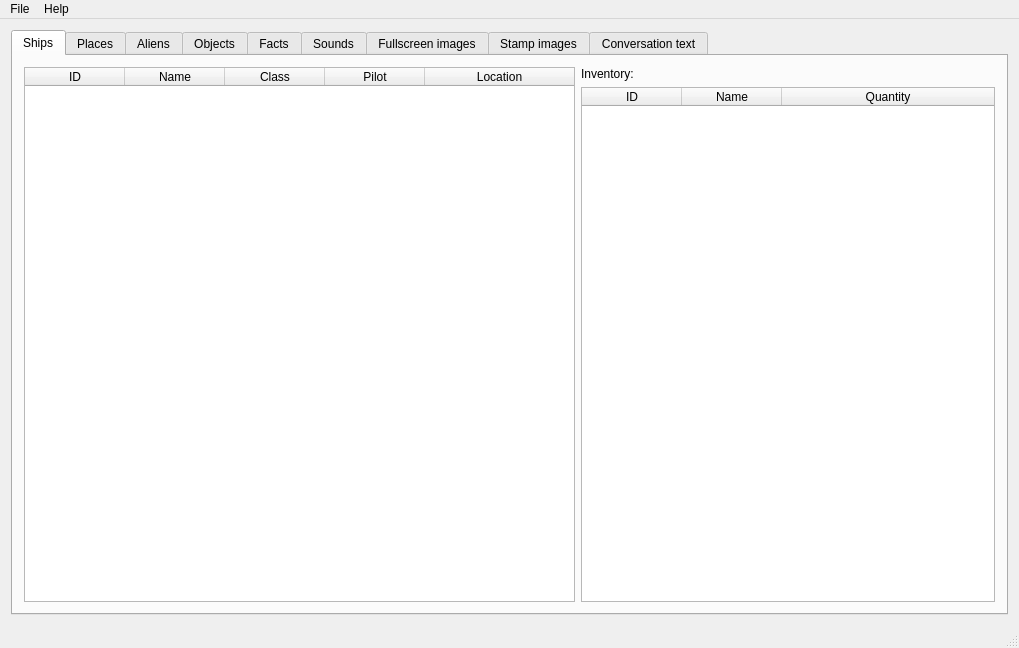
<?xml version="1.0" encoding="UTF-8"?>
<ui version="4.0">
 <class>MainWindow</class>
 <widget class="QMainWindow" name="MainWindow">
  <property name="geometry">
   <rect>
    <x>0</x>
    <y>0</y>
    <width>1019</width>
    <height>648</height>
   </rect>
  </property>
  <property name="windowTitle">
   <string>Nomad Resource Explorer</string>
  </property>
  <widget class="QWidget" name="centralWidget">
   <layout class="QGridLayout" name="gridLayout_2">
    <item row="0" column="0">
     <widget class="QTabWidget" name="m_tabs">
      <property name="currentIndex">
       <number>0</number>
      </property>
      <widget class="QWidget" name="m_tabShips">
       <attribute name="title">
        <string>Ships</string>
       </attribute>
       <layout class="QGridLayout" name="gridLayout" columnstretch="4,3">
        <item row="1" column="1">
         <widget class="QTableWidget" name="m_shipInventoryTable">
          <property name="selectionMode">
           <enum>QAbstractItemView::NoSelection</enum>
          </property>
          <property name="selectionBehavior">
           <enum>QAbstractItemView::SelectRows</enum>
          </property>
          <property name="columnCount">
           <number>3</number>
          </property>
          <attribute name="horizontalHeaderStretchLastSection">
           <bool>true</bool>
          </attribute>
          <attribute name="verticalHeaderVisible">
           <bool>false</bool>
          </attribute>
          <column>
           <property name="text">
            <string>ID</string>
           </property>
          </column>
          <column>
           <property name="text">
            <string>Name</string>
           </property>
          </column>
          <column>
           <property name="text">
            <string>Quantity</string>
           </property>
          </column>
         </widget>
        </item>
        <item row="0" column="1">
         <widget class="QLabel" name="m_shipInventoryLabel">
          <property name="text">
           <string>Inventory:</string>
          </property>
         </widget>
        </item>
        <item row="0" column="0" rowspan="2">
         <widget class="QTableWidget" name="m_shipTable">
          <property name="selectionMode">
           <enum>QAbstractItemView::SingleSelection</enum>
          </property>
          <property name="selectionBehavior">
           <enum>QAbstractItemView::SelectRows</enum>
          </property>
          <property name="sortingEnabled">
           <bool>true</bool>
          </property>
          <property name="columnCount">
           <number>5</number>
          </property>
          <attribute name="horizontalHeaderHighlightSections">
           <bool>false</bool>
          </attribute>
          <attribute name="horizontalHeaderStretchLastSection">
           <bool>true</bool>
          </attribute>
          <attribute name="verticalHeaderVisible">
           <bool>false</bool>
          </attribute>
          <column>
           <property name="text">
            <string>ID</string>
           </property>
          </column>
          <column>
           <property name="text">
            <string>Name</string>
           </property>
          </column>
          <column>
           <property name="text">
            <string>Class</string>
           </property>
          </column>
          <column>
           <property name="text">
            <string>Pilot</string>
           </property>
          </column>
          <column>
           <property name="text">
            <string>Location</string>
           </property>
          </column>
         </widget>
        </item>
       </layout>
      </widget>
      <widget class="QWidget" name="m_tabPlaces">
       <attribute name="title">
        <string>Places</string>
       </attribute>
       <layout class="QGridLayout" name="placeTabLayout" columnstretch="1,2">
        <item row="0" column="1">
         <widget class="QGraphicsView" name="m_planetView"/>
        </item>
        <item row="1" column="1">
         <layout class="QGridLayout" name="m_placeLabelGrid">
          <item row="1" column="2">
           <widget class="QLabel" name="m_placeClassData">
            <property name="text">
             <string>&lt;class&gt;</string>
            </property>
           </widget>
          </item>
          <item row="12" column="2">
           <widget class="QLabel" name="m_pAnimals2">
            <property name="text">
             <string/>
            </property>
           </widget>
          </item>
          <item row="7" column="3">
           <widget class="QLabel" name="m_pArchArtifacts1">
            <property name="text">
             <string/>
            </property>
           </widget>
          </item>
          <item row="9" column="2">
           <widget class="QLabel" name="m_pAnimals">
            <property name="text">
             <string>&lt;b&gt;Animals:&lt;/b&gt;</string>
            </property>
           </widget>
          </item>
          <item row="9" column="3">
           <widget class="QLabel" name="m_pSpyArtifacts">
            <property name="text">
             <string>&lt;b&gt;Espionage/intelligence items:&lt;/b&gt;</string>
            </property>
           </widget>
          </item>
          <item row="7" column="2">
           <widget class="QLabel" name="m_pMinerals1">
            <property name="text">
             <string/>
            </property>
           </widget>
          </item>
          <item row="2" column="2">
           <widget class="QLabel" name="m_placeTemperatureData">
            <property name="text">
             <string>&lt;temp&gt;</string>
            </property>
           </widget>
          </item>
          <item row="12" column="1">
           <widget class="QLabel" name="m_pGasses2">
            <property name="text">
             <string/>
            </property>
           </widget>
          </item>
          <item row="2" column="1">
           <widget class="QLabel" name="m_placeTemperatureLabel">
            <property name="text">
             <string>&lt;b&gt;Temperature:&lt;/b&gt;</string>
            </property>
           </widget>
          </item>
          <item row="4" column="2">
           <widget class="QLabel" name="m_placeRepData">
            <property name="text">
             <string>&lt;rep&gt;</string>
            </property>
           </widget>
          </item>
          <item row="6" column="2">
           <widget class="QLabel" name="m_pMinerals0">
            <property name="text">
             <string/>
            </property>
           </widget>
          </item>
          <item row="0" column="1">
           <widget class="QLabel" name="m_placeTypeLabel">
            <property name="text">
             <string>&lt;b&gt;Type:&lt;/b&gt;</string>
            </property>
           </widget>
          </item>
          <item row="11" column="1">
           <widget class="QLabel" name="m_pGasses1">
            <property name="text">
             <string/>
            </property>
           </widget>
          </item>
          <item row="8" column="1">
           <widget class="QLabel" name="m_pFoods2">
            <property name="text">
             <string/>
            </property>
           </widget>
          </item>
          <item row="12" column="3">
           <widget class="QLabel" name="m_pSpyArtifacts2">
            <property name="text">
             <string/>
            </property>
           </widget>
          </item>
          <item row="5" column="3">
           <widget class="QLabel" name="m_pArchArtifacts">
            <property name="text">
             <string>&lt;b&gt;Archaeological artifacts:&lt;/b&gt;</string>
            </property>
           </widget>
          </item>
          <item row="4" column="1">
           <widget class="QLabel" name="m_placeRepLabel">
            <property name="text">
             <string>&lt;b&gt;Planet representative:&lt;/b&gt;</string>
            </property>
           </widget>
          </item>
          <item row="6" column="3">
           <widget class="QLabel" name="m_pArchArtifacts0">
            <property name="text">
             <string/>
            </property>
           </widget>
          </item>
          <item row="8" column="3">
           <widget class="QLabel" name="m_pArchArtifacts2">
            <property name="text">
             <string/>
            </property>
           </widget>
          </item>
          <item row="5" column="1">
           <widget class="QLabel" name="m_pFoods">
            <property name="text">
             <string>&lt;b&gt;Foods:&lt;/b&gt;</string>
            </property>
           </widget>
          </item>
          <item row="3" column="1">
           <widget class="QLabel" name="m_placeRaceLabel">
            <property name="text">
             <string>&lt;b&gt;Alien race:&lt;/b&gt;</string>
            </property>
           </widget>
          </item>
          <item row="10" column="3">
           <widget class="QLabel" name="m_pSpyArtifacts0">
            <property name="text">
             <string/>
            </property>
           </widget>
          </item>
          <item row="10" column="1">
           <widget class="QLabel" name="m_pGasses0">
            <property name="text">
             <string/>
            </property>
           </widget>
          </item>
          <item row="8" column="2">
           <widget class="QLabel" name="m_pMinerals2">
            <property name="text">
             <string/>
            </property>
           </widget>
          </item>
          <item row="7" column="1">
           <widget class="QLabel" name="m_pFoods1">
            <property name="text">
             <string/>
            </property>
           </widget>
          </item>
          <item row="11" column="2">
           <widget class="QLabel" name="m_pAnimals1">
            <property name="text">
             <string/>
            </property>
           </widget>
          </item>
          <item row="6" column="1">
           <widget class="QLabel" name="m_pFoods0">
            <property name="text">
             <string/>
            </property>
           </widget>
          </item>
          <item row="5" column="2">
           <widget class="QLabel" name="m_pMinerals">
            <property name="text">
             <string>&lt;b&gt;Minerals/ores:&lt;/b&gt;</string>
            </property>
           </widget>
          </item>
          <item row="0" column="2">
           <widget class="QLabel" name="m_placeTypeData">
            <property name="text">
             <string>&lt;type&gt;</string>
            </property>
           </widget>
          </item>
          <item row="1" column="1">
           <widget class="QLabel" name="m_placeClassLabel">
            <property name="text">
             <string>&lt;b&gt;Class:&lt;/b&gt;</string>
            </property>
           </widget>
          </item>
          <item row="3" column="2">
           <widget class="QLabel" name="m_placeRaceData">
            <property name="text">
             <string>&lt;race&gt;</string>
            </property>
           </widget>
          </item>
          <item row="11" column="3">
           <widget class="QLabel" name="m_pSpyArtifacts1">
            <property name="text">
             <string/>
            </property>
           </widget>
          </item>
          <item row="10" column="2">
           <widget class="QLabel" name="m_pAnimals0">
            <property name="text">
             <string/>
            </property>
           </widget>
          </item>
          <item row="9" column="1">
           <widget class="QLabel" name="m_pGasses">
            <property name="text">
             <string>&lt;b&gt;Atmospheric gasses:&lt;/b&gt;</string>
            </property>
           </widget>
          </item>
         </layout>
        </item>
        <item row="0" column="0" rowspan="2">
         <widget class="QTableWidget" name="m_placeTable">
          <property name="selectionMode">
           <enum>QAbstractItemView::SingleSelection</enum>
          </property>
          <property name="selectionBehavior">
           <enum>QAbstractItemView::SelectRows</enum>
          </property>
          <property name="sortingEnabled">
           <bool>true</bool>
          </property>
          <property name="columnCount">
           <number>2</number>
          </property>
          <attribute name="horizontalHeaderHighlightSections">
           <bool>false</bool>
          </attribute>
          <attribute name="horizontalHeaderStretchLastSection">
           <bool>true</bool>
          </attribute>
          <attribute name="verticalHeaderVisible">
           <bool>false</bool>
          </attribute>
          <column>
           <property name="text">
            <string>ID</string>
           </property>
          </column>
          <column>
           <property name="text">
            <string>Name</string>
           </property>
          </column>
         </widget>
        </item>
       </layout>
      </widget>
      <widget class="QWidget" name="m_tabAliens">
       <attribute name="title">
        <string>Aliens</string>
       </attribute>
       <layout class="QGridLayout" name="m_alienTabLayout" columnstretch="3,5">
        <item row="2" column="1">
         <layout class="QGridLayout" name="m_alienDataGrid">
          <item row="0" column="0" colspan="2">
           <widget class="QSlider" name="m_alienFrameSlider">
            <property name="maximum">
             <number>63</number>
            </property>
            <property name="orientation">
             <enum>Qt::Horizontal</enum>
            </property>
            <property name="tickPosition">
             <enum>QSlider::TicksBothSides</enum>
            </property>
           </widget>
          </item>
         </layout>
        </item>
        <item row="0" column="1">
         <widget class="QGraphicsView" name="m_alienView"/>
        </item>
        <item row="0" column="0" rowspan="3">
         <widget class="QTableWidget" name="m_alienTable">
          <property name="selectionMode">
           <enum>QAbstractItemView::SingleSelection</enum>
          </property>
          <property name="selectionBehavior">
           <enum>QAbstractItemView::SelectRows</enum>
          </property>
          <property name="sortingEnabled">
           <bool>true</bool>
          </property>
          <property name="columnCount">
           <number>3</number>
          </property>
          <attribute name="horizontalHeaderHighlightSections">
           <bool>false</bool>
          </attribute>
          <attribute name="horizontalHeaderStretchLastSection">
           <bool>true</bool>
          </attribute>
          <attribute name="verticalHeaderVisible">
           <bool>false</bool>
          </attribute>
          <column>
           <property name="text">
            <string>ID</string>
           </property>
          </column>
          <column>
           <property name="text">
            <string>Name</string>
           </property>
          </column>
          <column>
           <property name="text">
            <string>Race</string>
           </property>
          </column>
         </widget>
        </item>
        <item row="1" column="1">
         <widget class="QLabel" name="m_alienAnimationFrameLabel">
          <property name="text">
           <string>Animation frames:</string>
          </property>
         </widget>
        </item>
       </layout>
      </widget>
      <widget class="QWidget" name="m_tabObjects">
       <attribute name="title">
        <string>Objects</string>
       </attribute>
       <layout class="QGridLayout" name="m_objectTabLayout" columnstretch="2,1">
        <item row="6" column="1">
         <widget class="QPlainTextEdit" name="m_objectText">
          <property name="readOnly">
           <bool>true</bool>
          </property>
         </widget>
        </item>
        <item row="1" column="0" rowspan="7">
         <widget class="QTableWidget" name="m_objTable">
          <property name="selectionMode">
           <enum>QAbstractItemView::SingleSelection</enum>
          </property>
          <property name="selectionBehavior">
           <enum>QAbstractItemView::SelectRows</enum>
          </property>
          <property name="horizontalScrollMode">
           <enum>QAbstractItemView::ScrollPerPixel</enum>
          </property>
          <property name="sortingEnabled">
           <bool>true</bool>
          </property>
          <property name="columnCount">
           <number>14</number>
          </property>
          <attribute name="horizontalHeaderHighlightSections">
           <bool>false</bool>
          </attribute>
          <attribute name="horizontalHeaderStretchLastSection">
           <bool>true</bool>
          </attribute>
          <attribute name="verticalHeaderVisible">
           <bool>false</bool>
          </attribute>
          <column>
           <property name="text">
            <string>ID</string>
           </property>
          </column>
          <column>
           <property name="text">
            <string>Name</string>
           </property>
          </column>
          <column>
           <property name="text">
            <string>Altec Hocker</string>
           </property>
          </column>
          <column>
           <property name="text">
            <string>Arden</string>
           </property>
          </column>
          <column>
           <property name="text">
            <string>Bellicosian</string>
           </property>
          </column>
          <column>
           <property name="text">
            <string>Chanticleer</string>
           </property>
          </column>
          <column>
           <property name="text">
            <string>Human</string>
           </property>
          </column>
          <column>
           <property name="text">
            <string>Kenelm</string>
           </property>
          </column>
          <column>
           <property name="text">
            <string>Korok</string>
           </property>
          </column>
          <column>
           <property name="text">
            <string>Musin</string>
           </property>
          </column>
          <column>
           <property name="text">
            <string>Pahrump</string>
           </property>
          </column>
          <column>
           <property name="text">
            <string>Phelonese</string>
           </property>
          </column>
          <column>
           <property name="text">
            <string>Shaasa</string>
           </property>
          </column>
          <column>
           <property name="text">
            <string>Ursor</string>
           </property>
          </column>
         </widget>
        </item>
        <item row="4" column="1">
         <widget class="QLabel" name="m_objectUniqueLabel">
          <property name="text">
           <string>Unique:</string>
          </property>
         </widget>
        </item>
        <item row="2" column="1">
         <widget class="Line" name="m_objectHLine">
          <property name="orientation">
           <enum>Qt::Horizontal</enum>
          </property>
         </widget>
        </item>
        <item row="1" column="1">
         <widget class="QGraphicsView" name="m_objectImageView"/>
        </item>
        <item row="0" column="0">
         <widget class="QLabel" name="m_objDescriptionLabel">
          <property name="text">
           <string>Inventory objects with relative values to each alien race:</string>
          </property>
         </widget>
        </item>
        <item row="3" column="1">
         <widget class="QLabel" name="m_objectTypeLabel">
          <property name="text">
           <string>Type:</string>
          </property>
         </widget>
        </item>
        <item row="5" column="1">
         <widget class="QLabel" name="m_objectInfoTextLabel">
          <property name="text">
           <string>Informational text:</string>
          </property>
         </widget>
        </item>
       </layout>
      </widget>
      <widget class="QWidget" name="m_tabFacts">
       <attribute name="title">
        <string>Facts</string>
       </attribute>
       <layout class="QGridLayout" name="gridLayout_5" rowstretch="3,1">
        <item row="1" column="0">
         <widget class="QPlainTextEdit" name="m_factText"/>
        </item>
        <item row="0" column="0">
         <widget class="QTableWidget" name="m_factTable">
          <property name="selectionMode">
           <enum>QAbstractItemView::SingleSelection</enum>
          </property>
          <property name="selectionBehavior">
           <enum>QAbstractItemView::SelectRows</enum>
          </property>
          <property name="sortingEnabled">
           <bool>true</bool>
          </property>
          <property name="columnCount">
           <number>13</number>
          </property>
          <attribute name="horizontalHeaderHighlightSections">
           <bool>false</bool>
          </attribute>
          <attribute name="horizontalHeaderShowSortIndicator" stdset="0">
           <bool>true</bool>
          </attribute>
          <attribute name="horizontalHeaderStretchLastSection">
           <bool>true</bool>
          </attribute>
          <attribute name="verticalHeaderVisible">
           <bool>false</bool>
          </attribute>
          <column>
           <property name="text">
            <string>ID</string>
           </property>
          </column>
          <column>
           <property name="text">
            <string>Altec Hocker</string>
           </property>
          </column>
          <column>
           <property name="text">
            <string>Arden</string>
           </property>
          </column>
          <column>
           <property name="text">
            <string>Bellicosian</string>
           </property>
          </column>
          <column>
           <property name="text">
            <string>Chanticleer</string>
           </property>
          </column>
          <column>
           <property name="text">
            <string>Human</string>
           </property>
          </column>
          <column>
           <property name="text">
            <string>Kenelm</string>
           </property>
          </column>
          <column>
           <property name="text">
            <string>Korok</string>
           </property>
          </column>
          <column>
           <property name="text">
            <string>Musin</string>
           </property>
          </column>
          <column>
           <property name="text">
            <string>Pahrump</string>
           </property>
          </column>
          <column>
           <property name="text">
            <string>Phelonese</string>
           </property>
          </column>
          <column>
           <property name="text">
            <string>Shaasa</string>
           </property>
          </column>
          <column>
           <property name="text">
            <string>Ursor</string>
           </property>
          </column>
         </widget>
        </item>
       </layout>
      </widget>
      <widget class="QWidget" name="m_tabSounds">
       <attribute name="title">
        <string>Sounds</string>
       </attribute>
       <layout class="QGridLayout" name="gridLayout_3" columnstretch="0,0,0,0,0,0">
        <item row="0" column="5" rowspan="5">
         <spacer name="m_soundHSpacer">
          <property name="orientation">
           <enum>Qt::Horizontal</enum>
          </property>
          <property name="sizeHint" stdset="0">
           <size>
            <width>40</width>
            <height>20</height>
           </size>
          </property>
         </spacer>
        </item>
        <item row="1" column="1">
         <widget class="QPushButton" name="m_soundPrevButton">
          <property name="enabled">
           <bool>false</bool>
          </property>
          <property name="text">
           <string>Previous</string>
          </property>
         </widget>
        </item>
        <item row="1" column="2">
         <widget class="QPushButton" name="m_soundPlayButton">
          <property name="enabled">
           <bool>false</bool>
          </property>
          <property name="text">
           <string>Play</string>
          </property>
         </widget>
        </item>
        <item row="2" column="2">
         <widget class="QPushButton" name="m_soundStopButton">
          <property name="enabled">
           <bool>false</bool>
          </property>
          <property name="text">
           <string>Stop</string>
          </property>
         </widget>
        </item>
        <item row="0" column="0" rowspan="5">
         <widget class="QTreeWidget" name="m_soundTree">
          <property name="columnCount">
           <number>2</number>
          </property>
          <column>
           <property name="text">
            <string notr="true">Container</string>
           </property>
          </column>
          <column>
           <property name="text">
            <string># of sounds</string>
           </property>
          </column>
         </widget>
        </item>
        <item row="1" column="3">
         <widget class="QPushButton" name="m_soundNextButton">
          <property name="enabled">
           <bool>false</bool>
          </property>
          <property name="text">
           <string>Next</string>
          </property>
         </widget>
        </item>
        <item row="0" column="1" colspan="3">
         <widget class="QLabel" name="m_soundIDLabel">
          <property name="font">
           <font>
            <pointsize>14</pointsize>
           </font>
          </property>
          <property name="text">
           <string>Sound ID:</string>
          </property>
         </widget>
        </item>
        <item row="3" column="1" colspan="3">
         <widget class="QLabel" name="m_soundStateLabel">
          <property name="frameShape">
           <enum>QFrame::StyledPanel</enum>
          </property>
          <property name="frameShadow">
           <enum>QFrame::Raised</enum>
          </property>
          <property name="text">
           <string>Stopped</string>
          </property>
          <property name="alignment">
           <set>Qt::AlignCenter</set>
          </property>
         </widget>
        </item>
        <item row="4" column="2">
         <spacer name="m_soundVSpacer">
          <property name="orientation">
           <enum>Qt::Vertical</enum>
          </property>
          <property name="sizeHint" stdset="0">
           <size>
            <width>20</width>
            <height>40</height>
           </size>
          </property>
         </spacer>
        </item>
       </layout>
      </widget>
      <widget class="QWidget" name="m_tabFullscreen">
       <attribute name="title">
        <string>Fullscreen images</string>
       </attribute>
       <layout class="QGridLayout" name="m_fullscreenLayout" columnstretch="1,3">
        <item row="0" column="1">
         <widget class="QGraphicsView" name="m_fullscreenView"/>
        </item>
        <item row="1" column="1">
         <widget class="QLabel" name="m_fullscreenPaletteName">
          <property name="text">
           <string>Displaying with palette:</string>
          </property>
         </widget>
        </item>
        <item row="0" column="0" rowspan="2">
         <widget class="QTreeWidget" name="m_fullscreenTree">
          <attribute name="headerVisible">
           <bool>false</bool>
          </attribute>
          <column>
           <property name="text">
            <string notr="true">1</string>
           </property>
          </column>
         </widget>
        </item>
       </layout>
      </widget>
      <widget class="QWidget" name="m_tabStamps">
       <attribute name="title">
        <string>Stamp images</string>
       </attribute>
       <layout class="QGridLayout" name="gridLayout_6" columnstretch="0,1">
        <item row="0" column="1">
         <widget class="QGraphicsView" name="m_stampView"/>
        </item>
        <item row="1" column="1">
         <layout class="QHBoxLayout" name="horizontalLayout">
          <item>
           <widget class="QLabel" name="m_stampRollIndexLabel">
            <property name="text">
             <string>Stamp roll index:</string>
            </property>
           </widget>
          </item>
          <item>
           <widget class="QSlider" name="m_stampRollSlider">
            <property name="orientation">
             <enum>Qt::Horizontal</enum>
            </property>
           </widget>
          </item>
         </layout>
        </item>
        <item row="0" column="0" rowspan="2">
         <widget class="QTreeWidget" name="m_stampTree">
          <column>
           <property name="text">
            <string notr="true">1</string>
           </property>
          </column>
         </widget>
        </item>
       </layout>
      </widget>
      <widget class="QWidget" name="m_convTab">
       <attribute name="title">
        <string>Conversation text</string>
       </attribute>
       <layout class="QGridLayout" name="gridLayout_4" rowstretch="0,0,0,0,0,0,0,0,0,0,2,2,1,1,1,1" columnstretch="0,0,1,0,0">
        <item row="2" column="1">
         <widget class="QRadioButton" name="m_convTopicButtonGreeting1">
          <property name="text">
           <string>Greeting (subsequent)</string>
          </property>
          <attribute name="buttonGroup">
           <string notr="true">buttonGroup</string>
          </attribute>
         </widget>
        </item>
        <item row="14" column="4">
         <widget class="QPushButton" name="m_convPrevButton">
          <property name="enabled">
           <bool>false</bool>
          </property>
          <property name="text">
           <string>Previous</string>
          </property>
         </widget>
        </item>
        <item row="8" column="1">
         <widget class="QRadioButton" name="m_convTopicButtonGiveObj">
          <property name="text">
           <string>Give object</string>
          </property>
          <attribute name="buttonGroup">
           <string notr="true">buttonGroup</string>
          </attribute>
         </widget>
        </item>
        <item row="0" column="1">
         <widget class="QLabel" name="m_convTopicLabel">
          <property name="text">
           <string>Topic category:</string>
          </property>
         </widget>
        </item>
        <item row="1" column="1">
         <widget class="QRadioButton" name="m_convTopicButtonGreeting0">
          <property name="text">
           <string>Greeting (initial)</string>
          </property>
          <property name="checked">
           <bool>true</bool>
          </property>
          <attribute name="buttonGroup">
           <string notr="true">buttonGroup</string>
          </attribute>
         </widget>
        </item>
        <item row="9" column="1">
         <widget class="QRadioButton" name="m_convTopicButtonGiveFact">
          <property name="text">
           <string>Give fact</string>
          </property>
          <attribute name="buttonGroup">
           <string notr="true">buttonGroup</string>
          </attribute>
         </widget>
        </item>
        <item row="12" column="0" rowspan="4" colspan="4">
         <widget class="QPlainTextEdit" name="m_convDialogueLine"/>
        </item>
        <item row="7" column="1">
         <widget class="QRadioButton" name="m_convTopicButtonDispObj">
          <property name="text">
           <string>Display object</string>
          </property>
          <attribute name="buttonGroup">
           <string notr="true">buttonGroup</string>
          </attribute>
         </widget>
        </item>
        <item row="15" column="4">
         <spacer name="verticalSpacer_3">
          <property name="orientation">
           <enum>Qt::Vertical</enum>
          </property>
          <property name="sizeHint" stdset="0">
           <size>
            <width>20</width>
            <height>40</height>
           </size>
          </property>
         </spacer>
        </item>
        <item row="3" column="1">
         <widget class="QRadioButton" name="m_convTopicButtonPerson">
          <property name="text">
           <string>Ask about person</string>
          </property>
          <property name="checked">
           <bool>false</bool>
          </property>
          <attribute name="buttonGroup">
           <string notr="true">buttonGroup</string>
          </attribute>
         </widget>
        </item>
        <item row="5" column="1">
         <widget class="QRadioButton" name="m_convTopicButtonObject">
          <property name="text">
           <string>Ask about object</string>
          </property>
          <attribute name="buttonGroup">
           <string notr="true">buttonGroup</string>
          </attribute>
         </widget>
        </item>
        <item row="0" column="0">
         <widget class="QLabel" name="m_convAlienListLabel">
          <property name="text">
           <string>Dialog for:</string>
          </property>
         </widget>
        </item>
        <item row="11" column="1">
         <spacer name="verticalSpacer">
          <property name="orientation">
           <enum>Qt::Vertical</enum>
          </property>
          <property name="sizeHint" stdset="0">
           <size>
            <width>20</width>
            <height>40</height>
           </size>
          </property>
         </spacer>
        </item>
        <item row="4" column="1">
         <widget class="QRadioButton" name="m_convTopicButtonPlace">
          <property name="text">
           <string>Ask about location</string>
          </property>
          <attribute name="buttonGroup">
           <string notr="true">buttonGroup</string>
          </attribute>
         </widget>
        </item>
        <item row="1" column="2" rowspan="11" colspan="3">
         <widget class="QTableWidget" name="m_convTopicTable">
          <property name="horizontalScrollBarPolicy">
           <enum>Qt::ScrollBarAlwaysOff</enum>
          </property>
          <property name="selectionMode">
           <enum>QAbstractItemView::SingleSelection</enum>
          </property>
          <property name="selectionBehavior">
           <enum>QAbstractItemView::SelectRows</enum>
          </property>
          <property name="horizontalScrollMode">
           <enum>QAbstractItemView::ScrollPerPixel</enum>
          </property>
          <property name="sortingEnabled">
           <bool>true</bool>
          </property>
          <property name="columnCount">
           <number>2</number>
          </property>
          <attribute name="horizontalHeaderHighlightSections">
           <bool>false</bool>
          </attribute>
          <attribute name="horizontalHeaderStretchLastSection">
           <bool>true</bool>
          </attribute>
          <attribute name="verticalHeaderVisible">
           <bool>false</bool>
          </attribute>
          <column>
           <property name="text">
            <string>ID</string>
           </property>
          </column>
          <column>
           <property name="text">
            <string>Name</string>
           </property>
          </column>
         </widget>
        </item>
        <item row="6" column="1">
         <widget class="QRadioButton" name="m_convTopicButtonRace">
          <property name="text">
           <string>Ask about race</string>
          </property>
          <attribute name="buttonGroup">
           <string notr="true">buttonGroup</string>
          </attribute>
         </widget>
        </item>
        <item row="13" column="4">
         <widget class="QPushButton" name="m_convNextButton">
          <property name="enabled">
           <bool>false</bool>
          </property>
          <property name="text">
           <string>Next</string>
          </property>
         </widget>
        </item>
        <item row="1" column="0" rowspan="11">
         <widget class="QTableWidget" name="m_convAlienTable">
          <property name="selectionMode">
           <enum>QAbstractItemView::SingleSelection</enum>
          </property>
          <property name="selectionBehavior">
           <enum>QAbstractItemView::SelectRows</enum>
          </property>
          <property name="sortingEnabled">
           <bool>true</bool>
          </property>
          <property name="columnCount">
           <number>2</number>
          </property>
          <attribute name="horizontalHeaderHighlightSections">
           <bool>false</bool>
          </attribute>
          <attribute name="horizontalHeaderStretchLastSection">
           <bool>true</bool>
          </attribute>
          <attribute name="verticalHeaderVisible">
           <bool>false</bool>
          </attribute>
          <column>
           <property name="text">
            <string>ID</string>
           </property>
          </column>
          <column>
           <property name="text">
            <string>Name</string>
           </property>
          </column>
         </widget>
        </item>
        <item row="12" column="4">
         <spacer name="verticalSpacer_2">
          <property name="orientation">
           <enum>Qt::Vertical</enum>
          </property>
          <property name="sizeHint" stdset="0">
           <size>
            <width>20</width>
            <height>40</height>
           </size>
          </property>
         </spacer>
        </item>
        <item row="10" column="1">
         <widget class="QRadioButton" name="m_convTopicButtonSeesItem">
          <property name="text">
           <string>Sees item in inventory</string>
          </property>
          <attribute name="buttonGroup">
           <string notr="true">buttonGroup</string>
          </attribute>
         </widget>
        </item>
        <item row="0" column="2" colspan="3">
         <widget class="QCheckBox" name="m_convFilterTopicsCheckbox">
          <property name="text">
           <string>Show only topics that have lines of dialog from the selected alien</string>
          </property>
          <property name="checked">
           <bool>true</bool>
          </property>
         </widget>
        </item>
       </layout>
      </widget>
     </widget>
    </item>
   </layout>
  </widget>
  <widget class="QMenuBar" name="menuBar">
   <property name="geometry">
    <rect>
     <x>0</x>
     <y>0</y>
     <width>1019</width>
     <height>20</height>
    </rect>
   </property>
   <widget class="QMenu" name="menuFile">
    <property name="title">
     <string>File</string>
    </property>
    <addaction name="actionOpen_game_data_dir"/>
    <addaction name="separator"/>
    <addaction name="actionExit"/>
   </widget>
   <widget class="QMenu" name="menuHelp">
    <property name="title">
     <string>Help</string>
    </property>
    <addaction name="actionAbout"/>
   </widget>
   <addaction name="menuFile"/>
   <addaction name="menuHelp"/>
  </widget>
  <widget class="QStatusBar" name="statusBar"/>
  <action name="actionOpen_game_data_dir">
   <property name="text">
    <string>Open game data directory...</string>
   </property>
  </action>
  <action name="actionExit">
   <property name="text">
    <string>Exit</string>
   </property>
   <property name="shortcut">
    <string>Ctrl+Q</string>
   </property>
  </action>
  <action name="actionAbout">
   <property name="text">
    <string>About...</string>
   </property>
  </action>
 </widget>
 <layoutdefault spacing="6" margin="11"/>
 <tabstops>
  <tabstop>m_tabs</tabstop>
  <tabstop>m_shipTable</tabstop>
  <tabstop>m_shipInventoryTable</tabstop>
  <tabstop>m_placeTable</tabstop>
  <tabstop>m_planetView</tabstop>
  <tabstop>m_alienTable</tabstop>
  <tabstop>m_alienView</tabstop>
  <tabstop>m_objTable</tabstop>
  <tabstop>m_objectImageView</tabstop>
  <tabstop>m_objectText</tabstop>
  <tabstop>m_factTable</tabstop>
  <tabstop>m_factText</tabstop>
  <tabstop>m_soundTree</tabstop>
  <tabstop>m_soundPrevButton</tabstop>
  <tabstop>m_soundPlayButton</tabstop>
  <tabstop>m_soundNextButton</tabstop>
  <tabstop>m_soundStopButton</tabstop>
  <tabstop>m_fullscreenTree</tabstop>
  <tabstop>m_fullscreenView</tabstop>
  <tabstop>m_stampTree</tabstop>
  <tabstop>m_stampView</tabstop>
  <tabstop>m_convAlienTable</tabstop>
  <tabstop>m_convTopicButtonGreeting0</tabstop>
  <tabstop>m_convTopicButtonGreeting1</tabstop>
  <tabstop>m_convTopicButtonPerson</tabstop>
  <tabstop>m_convTopicButtonPlace</tabstop>
  <tabstop>m_convTopicButtonObject</tabstop>
  <tabstop>m_convTopicButtonRace</tabstop>
  <tabstop>m_convTopicButtonDispObj</tabstop>
  <tabstop>m_convTopicButtonGiveObj</tabstop>
  <tabstop>m_convTopicButtonGiveFact</tabstop>
  <tabstop>m_convTopicButtonSeesItem</tabstop>
  <tabstop>m_convTopicTable</tabstop>
  <tabstop>m_convDialogueLine</tabstop>
  <tabstop>m_convNextButton</tabstop>
  <tabstop>m_convPrevButton</tabstop>
  <tabstop>m_stampRollSlider</tabstop>
  <tabstop>m_alienFrameSlider</tabstop>
 </tabstops>
 <resources/>
 <connections>
  <connection>
   <sender>actionExit</sender>
   <signal>triggered()</signal>
   <receiver>MainWindow</receiver>
   <slot>close()</slot>
   <hints>
    <hint type="sourcelabel">
     <x>-1</x>
     <y>-1</y>
    </hint>
    <hint type="destinationlabel">
     <x>413</x>
     <y>269</y>
    </hint>
   </hints>
  </connection>
 </connections>
 <buttongroups>
  <buttongroup name="buttonGroup"/>
 </buttongroups>
</ui>
